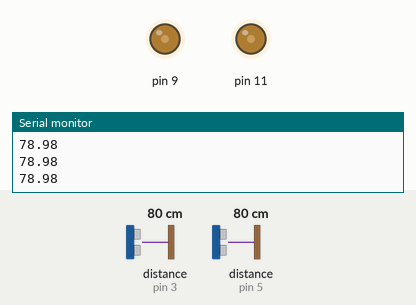
This sketch was run on a simulated Arduino Uno, built with avr-gcc and run on an emulated ATmega328P. Parts: output pins drawn as LEDs (lit = HIGH), the last lines printed to the serial monitor. Wiring (inferred from the names in the program): 2 × ultrasonic range finder: trigger pin 6, echo pin 5 / trigger pin 10, echo pin 3. The test bench sets the inputs (shaded band); at power-on: distance to the obstacle (sensors on pin 5, pin 3) 80 cm. The echo pulse lasts 58.3 µs per cm; pins used as bus, display or sensor lines are not drawn.

Above: at 1.2 s.
1.3 s: distance to the obstacle (sensor on pin 5) set to 22 cm
2.8 s: distance to the obstacle (sensor on pin 5) set to 19 cm
At 3.2 s:
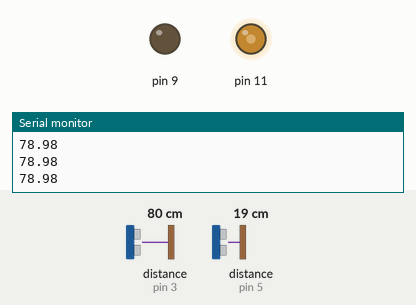
5.8 s: distance to the obstacle (sensor on pin 5) set to 35 cm
At 6.2 s:
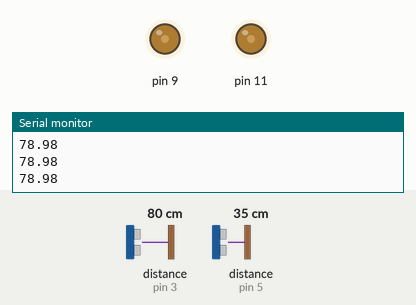
7.3 s: distance to the obstacle (sensor on pin 3) set to 2 cm
At 8.5 s:
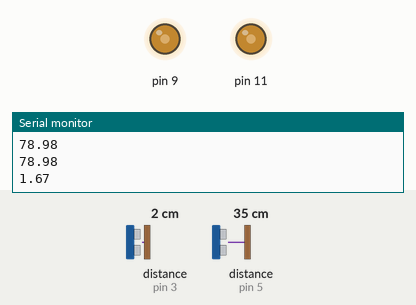
8.8 s: distance to the obstacle (sensor on pin 3) set to 35 cm
At 9.8 s:
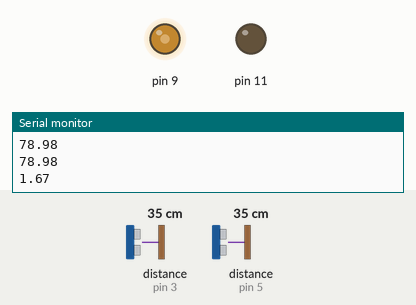
11.4 s: distance to the obstacle (sensor on pin 5) set to 2 cm
At 11.8 s:
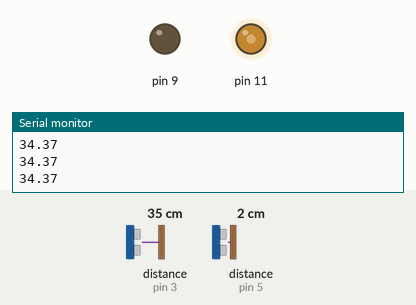
Timing chart, 0 to 14.4 s (numbered marks = the images above; inputs shaded):
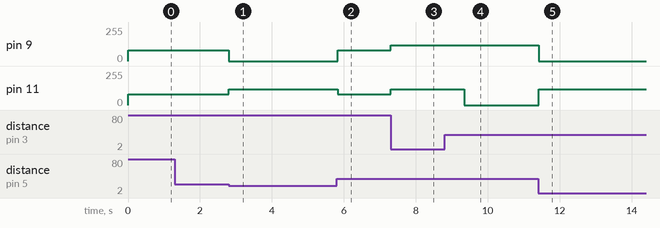

Measured:
- the behaviour switches between 21 and 20 cm on distance to the obstacle (sensor on pin 5) (found by bisection; images 0 and 1)
- after the input at 2.8 s, pin 9: 80/255 → 0/255 at once; pin 11: 80/255 → 120/255 at once
- after the input at 5.8 s, pin 9: 0/255 → 80/255 at once; pin 11: 120/255 → 80/255 at once
- after the input at 7.3 s, pin 9, pin 11: 80/255 → 120/255 at once
- after the input at 8.8 s, pin 11: 120/255 → 0/255 after 0.55 s
- after the input at 11.4 s, pin 9: 120/255 → 0/255 at once; pin 11: 0/255 → 120/255 at once

The sketch:

car.ino
```cpp
//  Arduino Code  //

const int trigPin = 6;
const int echoPin = 5;
const int echoPin2 = 3;
const int trigPin2 = 10;
void setup() {
  pinMode(trigPin, OUTPUT);
  pinMode(echoPin, INPUT);
  pinMode(trigPin2, OUTPUT);
  pinMode(echoPin2, INPUT);
  Serial.begin(9600);
  pinMode(9, OUTPUT);
  pinMode(11, OUTPUT);
}
void loop() {
  analogWrite(9, 80);
  analogWrite(11, 80);
  digitalWrite(trigPin, LOW);
  delayMicroseconds(2);
  digitalWrite(trigPin, HIGH);
  delayMicroseconds(10);
  digitalWrite(trigPin, LOW);
  float duration = pulseIn(echoPin, HIGH);
  float distance = (duration * 0.017);
  digitalWrite(trigPin2, LOW);
  delayMicroseconds(2);
  digitalWrite(trigPin2, HIGH);
  delayMicroseconds(10);
  digitalWrite(trigPin2, LOW);
  float duration2 = pulseIn(echoPin2, HIGH);
  float distance2 = (duration2 * 0.017);
  Serial.println(distance2);
  int z = 42;
  //datatable
  int x = 120;
  int y = 600;
  int s1 = 20;
  int s2 = 20;
  if (distance <= s1 && distance2 >= s2) {
    //rigth ->
    analogWrite(9, 0);
    //left <-
    analogWrite(11, x);
    delay(y);
  } else if (distance >= s1 && distance2 >= s2) {
    analogWrite(9, x);
    analogWrite(11, x);
  } else if (distance >= s1 && distance2 <= s2) {
    analogWrite(9, x);
    analogWrite(11, x);
    for (z = 0; z = 42; z++) {
      digitalWrite(trigPin2, LOW);
      delayMicroseconds(2);
      digitalWrite(trigPin2, HIGH);
      delayMicroseconds(10);
      digitalWrite(trigPin2, LOW);
      float duration2 = pulseIn(echoPin2, HIGH);
      float distance2 = (duration2 * 0.017);
      if (distance2 >= s2) {
        delay(550);
        //rigth ->
        analogWrite(9, x);
        //left <-
        analogWrite(11, 0);
        delay(y);

        break;
      } else if (distance2 <= s2) {
        continue;
      }
    }
  } else if (distance <= s1 && distance2 <= s2) {
    //rigth ->
    analogWrite(9, 0);
    //left <-
    analogWrite(11, x);
    delay(y);
  }
}
```
